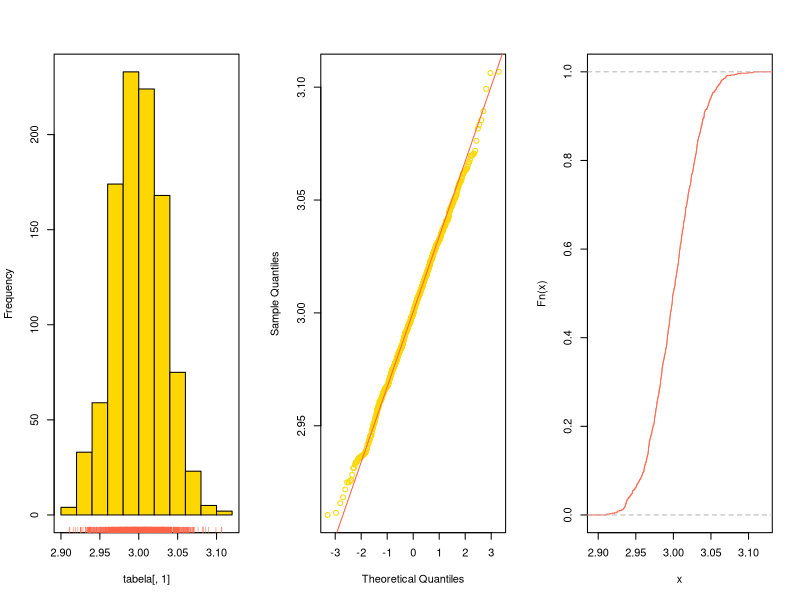
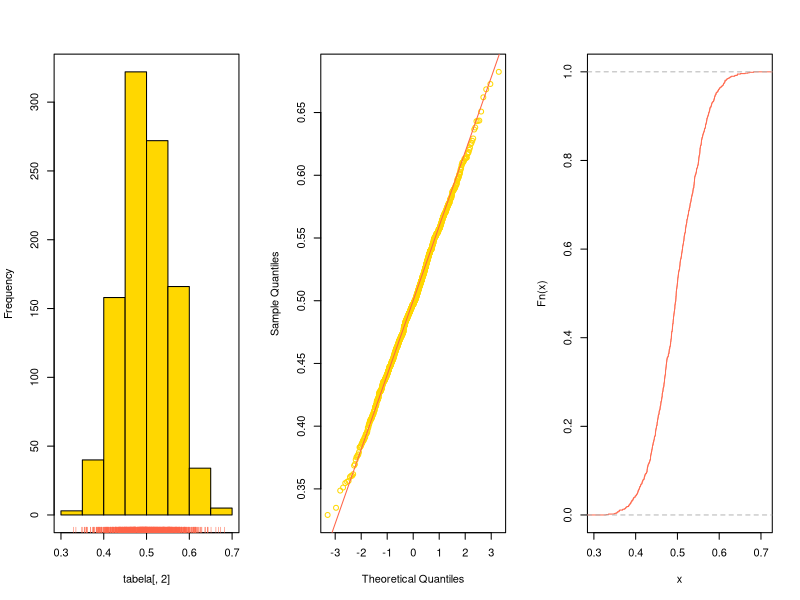

Source code (R) for these figures, in order:
set.seed(12345)
rep <- 1000
tabela <- matrix(NA, nrow = rep, ncol = 2)

intercept <- 3.0
b1 <- 0.5

n <- 1000
X <- runif(n, -1, 1)

for(i in 1:rep){
Y <- intercept + b1*X + rnorm(n, 0, 1)
m <- lm(Y ~ X)
tabela[i, 1] <- m$coef[1]
tabela[i, 2] <- m$coef[2]
}

# raspodela intercepta
par(mfrow = c(1, 3))
hist(tabela[,1], col = "gold", main = "")
box()
rug(tabela[,1], col = "tomato")
qqnorm(tabela[,1], col = "gold", main = "")
qqline(tabela[,1], col = "tomato")
plot(ecdf(tabela[,1]), col = "tomato", main = "")


# raspodela b1 koeficijenta
par(mfrow = c(1, 3))
hist(tabela[,2], col = "gold", main = "")
box()
rug(tabela[,2], col = "tomato")
qqnorm(tabela[,2], col = "gold", main = "")
qqline(tabela[,2], col = "tomato")
plot(ecdf(tabela[,2]), col = "tomato", main = "")